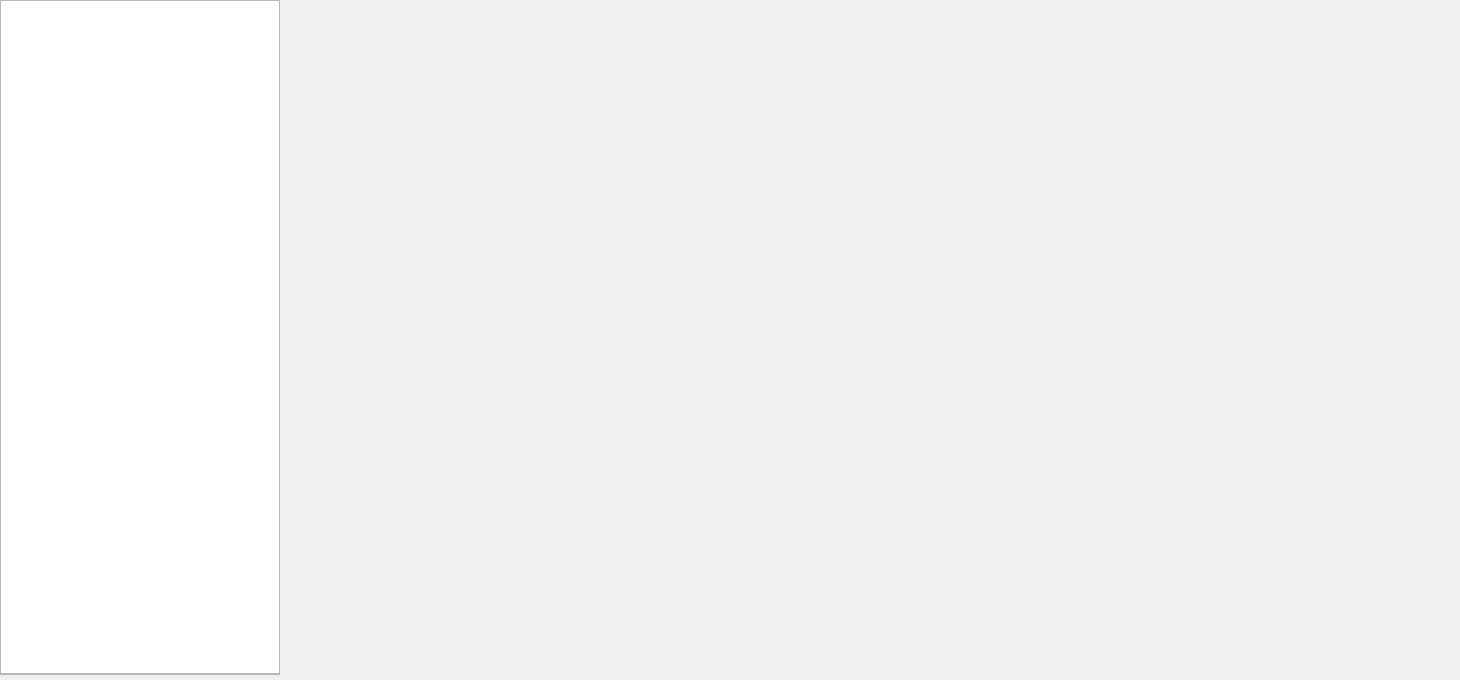
<?xml version="1.0" encoding="UTF-8"?>
<ui version="4.0">
 <class>TrkIOMDebugWgt</class>
 <widget class="QWidget" name="TrkIOMDebugWgt">
  <property name="geometry">
   <rect>
    <x>0</x>
    <y>0</y>
    <width>1460</width>
    <height>680</height>
   </rect>
  </property>
  <property name="windowTitle">
   <string>Form</string>
  </property>
  <widget class="QStackedWidget" name="stackedWidget_center">
   <property name="geometry">
    <rect>
     <x>283</x>
     <y>0</y>
     <width>1176</width>
     <height>674</height>
    </rect>
   </property>
   <property name="styleSheet">
    <string notr="true"/>
   </property>
  </widget>
  <widget class="QTableWidget" name="ModuleLstTbl">
   <property name="geometry">
    <rect>
     <x>0</x>
     <y>0</y>
     <width>280</width>
     <height>674</height>
    </rect>
   </property>
   <property name="showGrid">
    <bool>false</bool>
   </property>
   <attribute name="verticalHeaderDefaultSectionSize">
    <number>46</number>
   </attribute>
  </widget>
  <widget class="QFrame" name="line_h">
   <property name="geometry">
    <rect>
     <x>0</x>
     <y>0</y>
     <width>280</width>
     <height>1</height>
    </rect>
   </property>
   <property name="frameShape">
    <enum>QFrame::StyledPanel</enum>
   </property>
   <property name="frameShadow">
    <enum>QFrame::Raised</enum>
   </property>
   <property name="lines" stdset="0">
    <string>solid</string>
   </property>
  </widget>
  <widget class="QFrame" name="line_h_2">
   <property name="geometry">
    <rect>
     <x>0</x>
     <y>674</y>
     <width>280</width>
     <height>1</height>
    </rect>
   </property>
   <property name="frameShape">
    <enum>QFrame::StyledPanel</enum>
   </property>
   <property name="frameShadow">
    <enum>QFrame::Raised</enum>
   </property>
   <property name="lines" stdset="0">
    <string>solid</string>
   </property>
  </widget>
  <widget class="QFrame" name="line_v_2">
   <property name="geometry">
    <rect>
     <x>279</x>
     <y>0</y>
     <width>1</width>
     <height>674</height>
    </rect>
   </property>
   <property name="frameShape">
    <enum>QFrame::StyledPanel</enum>
   </property>
   <property name="frameShadow">
    <enum>QFrame::Raised</enum>
   </property>
   <property name="lines" stdset="0">
    <string>solid</string>
   </property>
  </widget>
  <widget class="QFrame" name="line_v_1">
   <property name="geometry">
    <rect>
     <x>0</x>
     <y>0</y>
     <width>1</width>
     <height>674</height>
    </rect>
   </property>
   <property name="frameShape">
    <enum>QFrame::StyledPanel</enum>
   </property>
   <property name="frameShadow">
    <enum>QFrame::Raised</enum>
   </property>
   <property name="lines" stdset="0">
    <string>solid</string>
   </property>
  </widget>
 </widget>
 <resources/>
 <connections/>
</ui>
